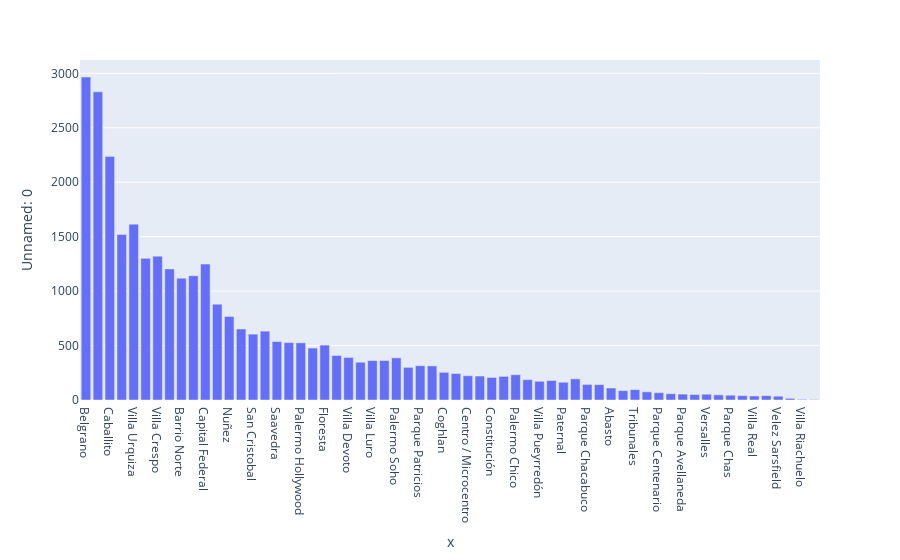

Write notebook code for a chart like this one.
### Code cell
fig = px.bar(data_2_group_capital, x=data_2_group_capital.index, y='Unnamed: 0')
fig.show()

### Figure 1 — Plotly figure (JSON) as saved in the notebook; plotly's stock layout.template omitted (floating-point values rounded to 4 significant figures)
{"data": [{"alignmentgroup": "True", "hovertemplate": "x=%{x}<br>Unnamed: 0=%{y}<extra></extra>", "legendgroup": "", "marker": {"color": "#636efa"}, "name": "", "offsetgroup": "", "orientation": "v", "showlegend": false, "textposition": "auto", "type": "bar", "x": ["Belgrano", "Palermo", "Caballito", "Recoleta", "Villa Urquiza", "Flores", "Villa Crespo", "San Telmo", "Barrio Norte", "Almagro", "Capital Federal", "Boedo", "Nuñez", "Balvanera", "San Cristobal", "Puerto Madero", "Saavedra", "Monserrat", "Palermo Hollywood", "Villa del Parque", "Floresta", "Barracas", "Villa Devoto", "Colegiales", "Villa Luro", "Mataderos", "Palermo Soho", "Congreso", "Parque Patricios", "Liniers", "Coghlan", "Retiro", "Centro / Microcentro", "Chacarita", "Constitución", "Boca", "Palermo Chico", "Villa Lugano", "Villa Pueyrredón", "San Nicolás", "Paternal", "Once", "Parque Chacabuco", "Las Cañitas", "Abasto", "Villa Ortuzar", "Tribunales", "Monte Castro", "Parque Centenario", "Pompeya", "Parque Avellaneda", "Villa Santa Rita", "Versalles", "Villa General Mitre", "Parque Chas", "Palermo Viejo", "Villa Real", "Agronomía", "Velez Sarsfield", "Villa Soldati", "Villa Riachuelo", "Catalinas"], "xaxis": "x", "y": [2966, 2830, 2237, 1520, 1615, 1301, 1321, 1204, 1119, 1141, 1248, 880, 767, 652, 605, 632, 537, 527, 525, 477, 504, 409, 391, 347, 362, 363, 387, 300, 315, 313, 254, 243, 223, 220, 207, 217, 232, 187, 172, 179, 163, 194, 143, 141, 110, 86, 95, 75, 67, 58, 54, 50, 53, 47, 44, 40, 37, 40, 35, 15, 6, 4], "yaxis": "y"}], "layout": {"autosize": true, "barmode": "relative", "legend": {"tracegroupgap": 0}, "margin": {"t": 60}, "xaxis": {"anchor": "y", "autorange": true, "domain": [0, 1], "range": [-0.5, 61.5], "title": {"text": "x"}, "type": "category"}, "yaxis": {"anchor": "x", "autorange": true, "domain": [0, 1], "range": [0, 3122.0], "title": {"text": "Unnamed: 0"}, "type": "linear"}}}
